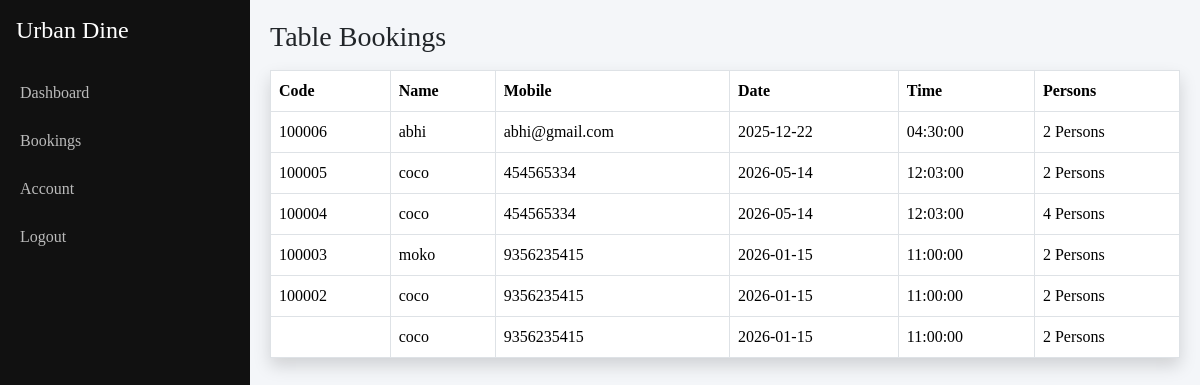
/bookings.php (signed in), run on the app's committed database.
### tables this page shows
CREATE TABLE `bookings` (
  `id` int(11) NOT NULL,
  `confirmation_code` varchar(20) DEFAULT NULL,
  `name` varchar(100) DEFAULT NULL,
  `mobile` varchar(15) DEFAULT NULL,
  `booking_date` date DEFAULT NULL,
  `booking_time` time DEFAULT NULL,
  `persons` varchar(20) DEFAULT NULL,
  `created_at` timestamp NOT NULL DEFAULT current_timestamp(),
  `status` varchar(20) DEFAULT 'Pending'
);

### bookings.php (the view, shortened to what this page needs)
<?php
$conn=new mysqli("localhost","root","","restaurant");
$data=$conn->query("SELECT * FROM bookings ORDER BY id DESC");
?>
<!DOCTYPE html>
<html>
<head>
<link href="https://cdn.jsdelivr.net/npm/bootstrap@5.3.2/dist/css/bootstrap.min.css" rel="stylesheet">
</head>
<body>
<div class="sidebar">
  <h4 class="p-3">Urban Dine</h4>
  <a href="dashboard.php">Dashboard</a>
  <a href="bookings.php">Bookings</a>
  <a href="profile.php">Account</a>
  <a href="logout.php">Logout</a>
</div>
<div class="main">
<h3>Table Bookings</h3>
<table class="table table-bordered bg-white shadow mt-3">
<tr>
<th>Code</th><th>Name</th><th>Mobile</th><th>Date</th><th>Time</th><th>Persons</th>
</tr>
<?php while($r=$data->fetch_assoc()){ ?>
<tr>
<td><?= $r['confirmation_code'] ?></td>
<td><?= $r['name'] ?></td>
<td><?= $r['mobile'] ?></td>
<td><?= $r['booking_date'] ?></td>
<td><?= $r['booking_time'] ?></td>
<td><?= $r['persons'] ?></td>
</tr>
<?php } ?>
</table>
</div>
</body>
</html>

### bookings.php (style rules this page uses)
body { font-family:Poppins;background:#f4f6f9 }
.sidebar { width:250px;height:100vh;position:fixed;background:#111;color:#fff }
.sidebar a { display:block;padding:12px 20px;color:#bbb;text-decoration:none }
.main { margin-left:250px;padding:20px }

### data on the page
bookings: confirmation_code "100006", name "abhi", mobile "abhi@gmail.com", booking_date "2025-12-22", booking_time "04:30:00", persons "2 Persons"
bookings: confirmation_code "100005", name "coco", mobile "454565334", booking_date "2026-05-14", booking_time "12:03:00", persons "2 Persons"
bookings: confirmation_code "100004", name "coco", mobile "454565334", booking_date "2026-05-14", booking_time "12:03:00", persons "4 Persons"
bookings: confirmation_code "100003", name "moko", mobile "9356235415", booking_date "2026-01-15", booking_time "11:00:00", persons "2 Persons"
bookings: confirmation_code "100002", name "coco", mobile "9356235415", booking_date "2026-01-15", booking_time "11:00:00", persons "2 Persons"
bookings: name "coco", mobile "9356235415", booking_date "2026-01-15", booking_time "11:00:00", persons "2 Persons"
